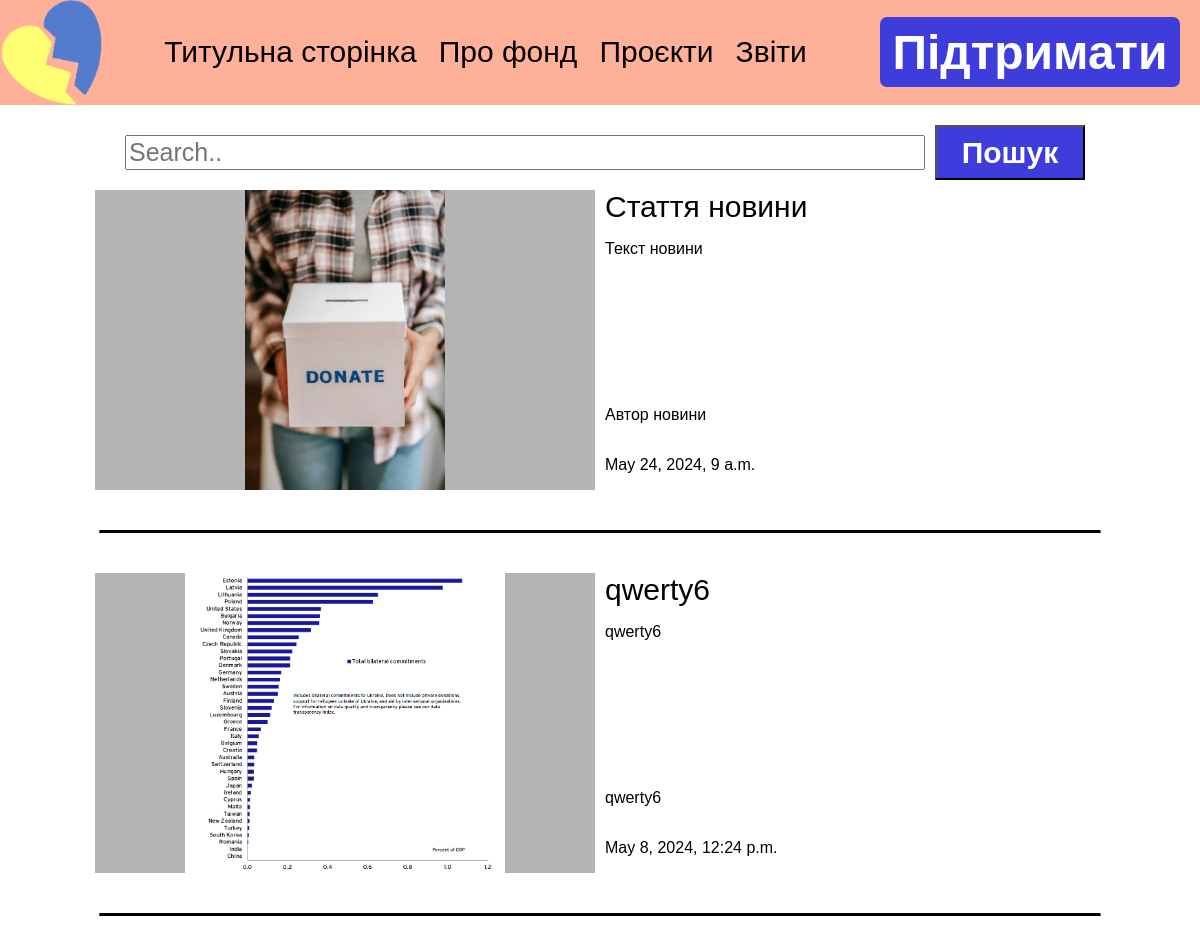
Before: /news/ (upper part) with the older database file.
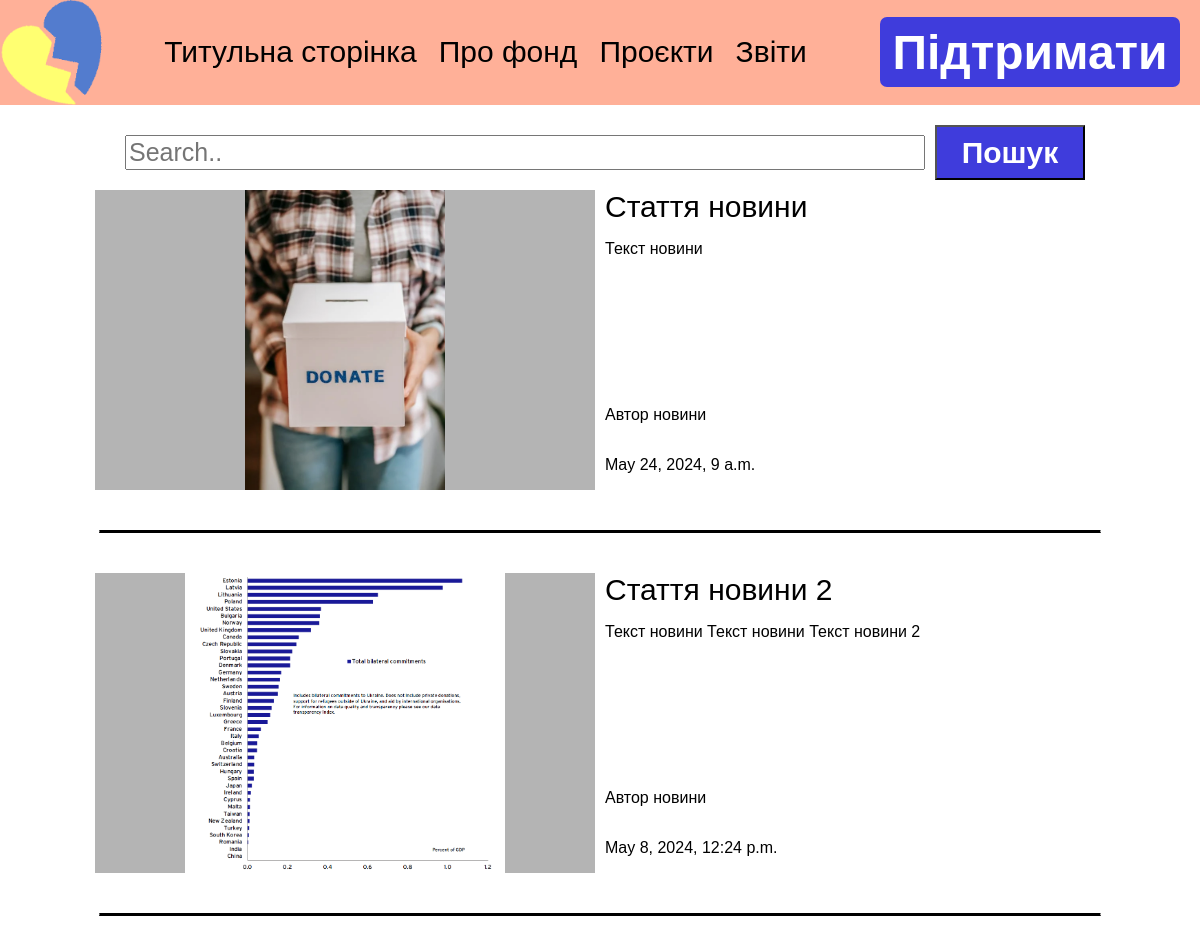
After: the same page with the newer database file.
### UAFOND/models.py (models this page shows)
class News(models.Model):
    id = models.AutoField(primary_key=True)
    title = models.CharField(max_length=100, null=False, blank=False)
    author = models.CharField(max_length=100, null=False, blank=False)
    text = models.TextField()
    img = models.ImageField(upload_to='news/')
    time = models.DateTimeField(default=timezone.now, null=False)

### UAFOND/views.py (the view)
# urls.py: path('news/', views.news, name='news'),
def news(request):
    news = News.objects.all().order_by("-id")
    return render(request, 'news.html', {'news': news})

### templates/news.html (shortened to what this page needs)
<html lang="uk-UA">
<head>
    {% load static %}
</head>
<body>
    <div id="highbar">
        <img src = "../static/label.png">
        <ul>
            <li><a href="{% url 'main' %}">Титульна сторінка</a></li>
            <li><a href="{% url 'about' %}">Про фонд</a></li>
            <li><a href="{% url 'projects' %}">Проєкти</a></li>
            <li><a href="{% url 'report' %}">Звіти</a></li>
        </ul>
        <button onclick="window.location.href='{% url 'support' %}'">Підтримати</button>
    </div>
    {%block content%}
    <div id = "searchbar_field">
        <input id="searchbar" type="text" placeholder="Search..">
        <button id="search">Пошук</button>
    </div>
    <div id="news_space">
        {% for article in news %}
            <div class="news">
                <div class="news_img">
                    <img src="{{ MEDIA_URL }}{{ article.img.url }}" alt="Image">
                </div>
                <div class = "infoblock">
                    <a class="title" href="{% url 'artcl' article.id %}">{{article.title}}</a>
                    <p class="text">{{article.text}}</p>
                    <p class="author">{{article.author}}</p>
                    <p class="time">{{article.time}}</p>
                </div>
            </div>
            <hr>
        {% endfor %}
        </div>
    {% endblock %}
    <link rel="stylesheet" type="text/css" href="../static/news.css">
</body>
</html>

Changed rows visible on the page:
changed News: title "qwerty6" → "Стаття новини 2"; text "qwerty6" → "Текст новини Текст новини Текст новини 2"; author "qwerty6" → "Автор новини"
